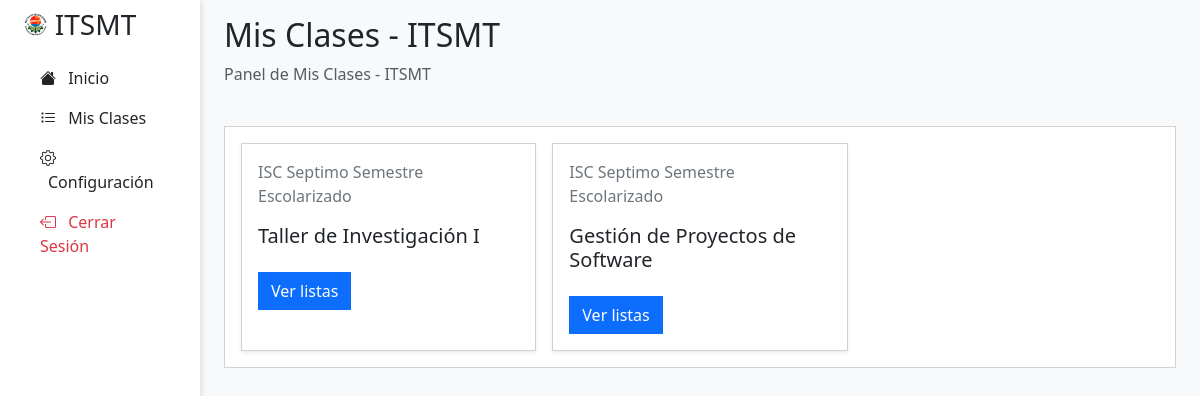
The app's page /view/mis-clases/ (signed in) with its own data.
### tables this page shows
CREATE TABLE `clases` (
  `id` int(11) NOT NULL AUTO_INCREMENT,
  `profesor_id` int(11) NOT NULL,
  `asignatura_id` varchar(10) NOT NULL,
  `carrera_id` varchar(10) NOT NULL,
  `semestre_id` int(11) NOT NULL,
  `sistema_id` int(11) NOT NULL,
  `periodo_id` int(11) NOT NULL,
  `salon_id` varchar(10) NOT NULL,
  `activo` tinyint(1) NOT NULL DEFAULT 1,
  PRIMARY KEY (`id`),
  KEY `profesor_id` (`profesor_id`,`asignatura_id`,`carrera_id`,`semestre_id`,`sistema_id`,`periodo_id`,`salon_id`),
  KEY `asignatura_id` (`asignatura_id`),
  KEY `carrera_id` (`carrera_id`),
  KEY `semestre_id` (`semestre_id`),
  KEY `sistema_id` (`sistema_id`),
  KEY `periodo_id` (`periodo_id`),
  KEY `salon_id` (`salon_id`),
  CONSTRAINT `clases_ibfk_1` FOREIGN KEY (`profesor_id`) REFERENCES `usuarios` (`id`) ON DELETE CASCADE ON UPDATE CASCADE,
  CONSTRAINT `clases_ibfk_2` FOREIGN KEY (`asignatura_id`) REFERENCES `asignaturas` (`id`) ON DELETE CASCADE ON UPDATE CASCADE,
  CONSTRAINT `clases_ibfk_3` FOREIGN KEY (`carrera_id`) REFERENCES `carreras` (`id`) ON DELETE CASCADE ON UPDATE CASCADE,
  CONSTRAINT `clases_ibfk_4` FOREIGN KEY (`semestre_id`) REFERENCES `semestres` (`id`) ON DELETE CASCADE ON UPDATE CASCADE,
  CONSTRAINT `clases_ibfk_5` FOREIGN KEY (`sistema_id`) REFERENCES `sistemas` (`id`) ON DELETE CASCADE ON UPDATE CASCADE,
  CONSTRAINT `clases_ibfk_6` FOREIGN KEY (`periodo_id`) REFERENCES `periodos` (`id`) ON DELETE CASCADE ON UPDATE CASCADE,
  CONSTRAINT `clases_ibfk_7` FOREIGN KEY (`salon_id`) REFERENCES `salones` (`id`) ON DELETE CASCADE ON UPDATE CASCADE
);

CREATE TABLE `semestres` (
  `id` int(11) NOT NULL AUTO_INCREMENT,
  `nombre_semestre` varchar(20) NOT NULL,
  PRIMARY KEY (`id`)
);

CREATE TABLE `sistemas` (
  `id` int(11) NOT NULL AUTO_INCREMENT,
  `nombre_sistema` varchar(50) NOT NULL,
  PRIMARY KEY (`id`)
);

CREATE TABLE `asignaturas` (
  `id` varchar(10) NOT NULL,
  `nombre_asignatura` varchar(50) NOT NULL,
  PRIMARY KEY (`id`)
);

### view/mis-clases/index.php (the view, shortened to what this page needs)
<?php
include_once __DIR__ . "../../../php/conexion.php";
$titulo = "Mis Clases - " . SIGLAS;
include_once __DIR__ . "../../layout/header.php";
?>
<div class="col-md-9 col-lg-10 ms-sm-auto px-4 main-content">
    <div class="d-flex justify-content-between flex-wrap flex-md-nowrap align-items-center pt-3 pb-2 mb-3">
        <div>
            <h1 class="h2"><?= $titulo ?></h1>
            <p class="text-muted">Panel de <?= $titulo ?></p>
        </div>
    </div>
    <div class="card mb-4 p-3 rounded-0">
        <div class="row row-cols-1 row-cols-md-3 g-3">
            <?php
            $profesor_id = $_SESSION['usuario']['id'];
            $mysqli = $conexion->query("SELECT c.id, a.nombre_asignatura, c.carrera_id, s.nombre_semestre, si.nombre_sistema FROM clases c
                                    INNER JOIN asignaturas a ON c.asignatura_id = a.id
                                    INNER JOIN semestres s ON c.semestre_id = s.id
                                    INNER JOIN sistemas si ON c.sistema_id = si.id
                                    INNER JOIN periodos p ON c.periodo_id = p.id
                                    WHERE p.activo <> 0 AND c.profesor_id = $profesor_id");
            while ($dato = $mysqli->fetch_object()) :
            ?>
                <div class="col">
                    <div class="card stat-card-mio rounded-0 shadow-sm h-100">
                        <div class="card-body">
                            <p class="card-text text-secondary"><?= $dato->carrera_id ?> <?= $dato->nombre_semestre ?> Semestre <?= $dato->nombre_sistema ?></p>
                            <h5 class="card-title mb-4"><?= $dato->nombre_asignatura ?></h5>
                            <a href="<?= URL_RAIZ ?>view/mis-clases/asistencias.php?id=<?= $dato->id ?>" class="btn btn-primary rounded-0">Ver listas</a>
                        </div>
                    </div>
                </div>
            <?php endwhile; ?>
        </div>
    </div>
</div>
<?php include_once __DIR__ . "../../layout/footer.php"; ?>

### css/main.css (style rules this page uses)
.stat-card-mio { transition: transform 0.2s; }

### records on screen
clases: carrera "ISC", semestre.nombre_semestre "Septimo", sistema.nombre_sistema "Escolarizado", asignatura.nombre_asignatura "Taller de Investigación I"
clases: carrera "ISC", semestre.nombre_semestre "Septimo", sistema.nombre_sistema "Escolarizado", asignatura.nombre_asignatura "Gestión de Proyectos de Software"

### other values on screen
SIGLAS "ITSMT"
$titulo "Mis Clases - ITSMT"
